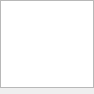
<?xml version="1.0" encoding="UTF-8"?>
<ui version="4.0">
 <class>PlaylistDisplayWidget</class>
 <widget class="QWidget" name="PlaylistDisplayWidget">
  <property name="geometry">
   <rect>
    <x>0</x>
    <y>0</y>
    <width>94</width>
    <height>94</height>
   </rect>
  </property>
  <property name="windowIcon">
   <iconset theme="text-richtext"/>
  </property>
  <layout class="QVBoxLayout" name="verticalLayout">
   <property name="margin">
    <number>0</number>
   </property>
   <item>
    <widget class="QListView" name="playlistView">
     <property name="editTriggers">
      <set>QAbstractItemView::NoEditTriggers</set>
     </property>
     <property name="alternatingRowColors">
      <bool>true</bool>
     </property>
    </widget>
   </item>
   <item>
    <widget class="PlaylistFilterWidget" name="filters" native="true"/>
   </item>
  </layout>
 </widget>
 <customwidgets>
  <customwidget>
   <class>PlaylistFilterWidget</class>
   <extends>QWidget</extends>
   <header>playlist/PlaylistFilterWidget.h</header>
   <container>1</container>
  </customwidget>
 </customwidgets>
 <resources/>
 <connections/>
</ui>
